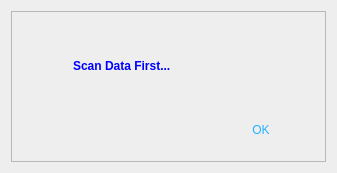
<?xml version="1.0" encoding="UTF-8"?>
<ui version="4.0">
 <class>Dialog</class>
 <widget class="QDialog" name="Dialog">
  <property name="windowModality">
   <enum>Qt::ApplicationModal</enum>
  </property>
  <property name="geometry">
   <rect>
    <x>0</x>
    <y>0</y>
    <width>337</width>
    <height>173</height>
   </rect>
  </property>
  <property name="windowTitle">
   <string>Warning...</string>
  </property>
  <property name="styleSheet">
   <string notr="true">background-color: rgb(238, 238, 238);</string>
  </property>
  <layout class="QGridLayout" name="gridLayout_2">
   <item row="0" column="0">
    <widget class="QFrame" name="frame">
     <property name="frameShape">
      <enum>QFrame::StyledPanel</enum>
     </property>
     <property name="frameShadow">
      <enum>QFrame::Raised</enum>
     </property>
     <layout class="QGridLayout" name="gridLayout">
      <item row="0" column="0">
       <layout class="QVBoxLayout" name="verticalLayout">
        <item>
         <layout class="QHBoxLayout" name="horizontalLayout">
          <item>
           <spacer name="horizontalSpacer_2">
            <property name="orientation">
             <enum>Qt::Horizontal</enum>
            </property>
            <property name="sizeType">
             <enum>QSizePolicy::Maximum</enum>
            </property>
            <property name="sizeHint" stdset="0">
             <size>
              <width>60</width>
              <height>20</height>
             </size>
            </property>
           </spacer>
          </item>
          <item>
           <widget class="QLabel" name="label">
            <property name="minimumSize">
             <size>
              <width>200</width>
              <height>80</height>
             </size>
            </property>
            <property name="maximumSize">
             <size>
              <width>391</width>
              <height>80</height>
             </size>
            </property>
            <property name="styleSheet">
             <string notr="true">font: 22pt &quot;Roboto Condensed&quot;;
color: rgb(0, 0, 255);</string>
            </property>
            <property name="text">
             <string>&lt;html&gt;&lt;head/&gt;&lt;body&gt;&lt;p&gt;&lt;span style=&quot; font-weight:600;&quot;&gt;Scan Data First...&lt;/span&gt;&lt;/p&gt;&lt;/body&gt;&lt;/html&gt;</string>
            </property>
           </widget>
          </item>
          <item>
           <spacer name="horizontalSpacer_3">
            <property name="orientation">
             <enum>Qt::Horizontal</enum>
            </property>
            <property name="sizeHint" stdset="0">
             <size>
              <width>50</width>
              <height>20</height>
             </size>
            </property>
           </spacer>
          </item>
         </layout>
        </item>
        <item>
         <layout class="QHBoxLayout" name="horizontalLayout_2">
          <item>
           <spacer name="horizontalSpacer">
            <property name="orientation">
             <enum>Qt::Horizontal</enum>
            </property>
            <property name="sizeHint" stdset="0">
             <size>
              <width>40</width>
              <height>20</height>
             </size>
            </property>
           </spacer>
          </item>
          <item>
           <widget class="QPushButton" name="pushButton">
            <property name="minimumSize">
             <size>
              <width>110</width>
              <height>35</height>
             </size>
            </property>
            <property name="maximumSize">
             <size>
              <width>110</width>
              <height>35</height>
             </size>
            </property>
            <property name="styleSheet">
             <string notr="true">border-image: url(:/images/final_assets/Secondary_btn/normal.png);
color: rgb(38, 177, 255);
font: 14pt &quot;Roboto [GOOG]&quot;;</string>
            </property>
            <property name="text">
             <string>OK</string>
            </property>
            <property name="flat">
             <bool>true</bool>
            </property>
           </widget>
          </item>
         </layout>
        </item>
       </layout>
      </item>
     </layout>
    </widget>
   </item>
  </layout>
 </widget>
 <resources>
  <include location="resource.qrc"/>
 </resources>
 <connections/>
</ui>
